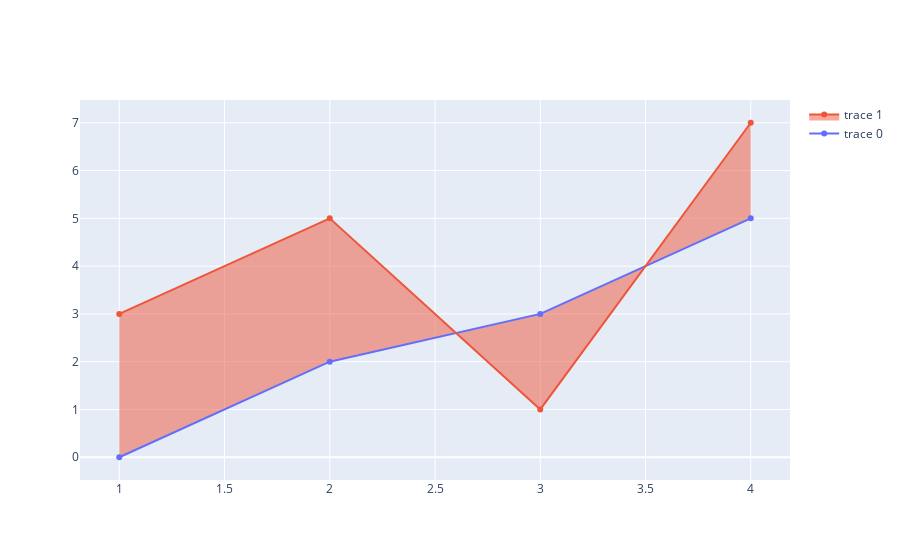

Source (notebook cell):
### Code cell
fig = go.Figure()
fig.add_trace(go.Scatter(x=[1, 2, 3, 4], y=[0, 2, 3, 5])) # fill down to xaxis
fig.add_trace(go.Scatter(x=[1, 2, 3, 4], y=[3, 5, 1, 7], fill='tonexty')) # fill to trace0 y

fig.show()

### Figure 1 — Plotly figure (JSON) as saved in the notebook; plotly's stock layout.template omitted (floating-point values rounded to 4 significant figures)
{"data": [{"type": "scatter", "x": [1, 2, 3, 4], "y": [0, 2, 3, 5]}, {"fill": "tonexty", "type": "scatter", "x": [1, 2, 3, 4], "y": [3, 5, 1, 7]}], "layout": {}}
